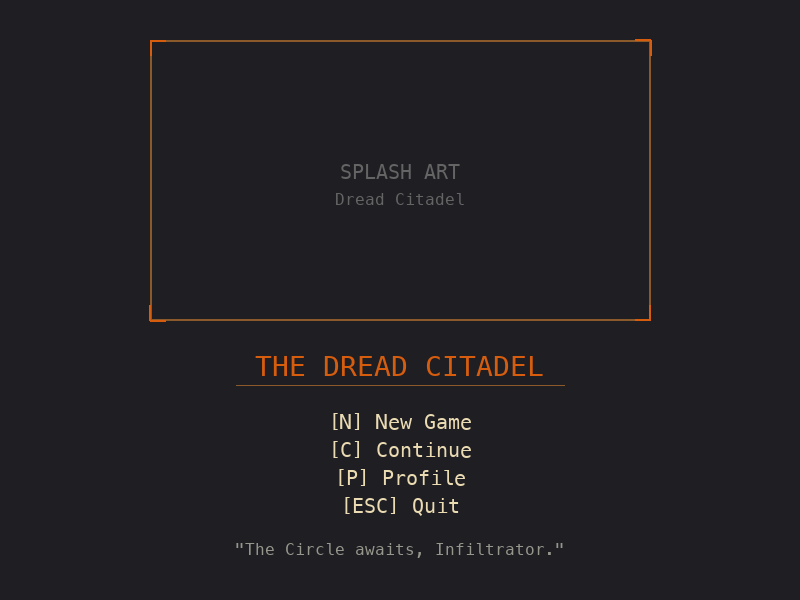

Source code (Python):
#!/usr/bin/env python3
"""Generate centered title screen wireframe."""

from PIL import Image, ImageDraw, ImageFont

# Canvas size (match game window)
WIDTH, HEIGHT = 800, 600
BG_COLOR = (30, 30, 35)
BORDER_COLOR = (139, 90, 43)  # Gruvbox orange-brown
TEXT_COLOR = (235, 219, 178)  # Gruvbox fg
ACCENT_COLOR = (214, 93, 14)  # Gruvbox orange

# Create image
img = Image.new('RGB', (WIDTH, HEIGHT), BG_COLOR)
draw = ImageDraw.Draw(img)

# Try to use a monospace font, fall back to default
try:
    font_large = ImageFont.truetype("/System/Library/Fonts/Menlo.ttc", 28)
    font_medium = ImageFont.truetype("/System/Library/Fonts/Menlo.ttc", 20)
    font_small = ImageFont.truetype("/System/Library/Fonts/Menlo.ttc", 16)
except:
    font_large = ImageFont.load_default()
    font_medium = font_large
    font_small = font_large

# === SPLASH ART PLACEHOLDER (large, centered) ===
art_width, art_height = 500, 280
art_x = (WIDTH - art_width) // 2
art_y = 40

# Draw art frame
draw.rectangle(
    [art_x, art_y, art_x + art_width, art_y + art_height],
    outline=BORDER_COLOR, width=2
)
# Corner accents
corner_len = 15
# Top-left
draw.line([(art_x, art_y), (art_x + corner_len, art_y)], fill=ACCENT_COLOR, width=2)
draw.line([(art_x, art_y), (art_x, art_y + corner_len)], fill=ACCENT_COLOR, width=2)
# Top-right
draw.line([(art_x + art_width, art_y), (art_x + art_width - corner_len, art_y)], fill=ACCENT_COLOR, width=2)
draw.line([(art_x + art_width, art_y), (art_x + art_width, art_y + corner_len)], fill=ACCENT_COLOR, width=2)
# Bottom-left
draw.line([(art_x, art_y + art_height), (art_x + corner_len, art_y + art_height)], fill=ACCENT_COLOR, width=2)
draw.line([(art_x, art_y + art_height), (art_x, art_y + art_height - corner_len)], fill=ACCENT_COLOR, width=2)
# Bottom-right
draw.line([(art_x + art_width, art_y + art_height), (art_x + art_width - corner_len, art_y + art_height)], fill=ACCENT_COLOR, width=2)
draw.line([(art_x + art_width, art_y + art_height), (art_x + art_width, art_y + art_height - corner_len)], fill=ACCENT_COLOR, width=2)

# Placeholder text
placeholder_text = "SPLASH ART"
placeholder_sub = "Dread Citadel"
bbox1 = draw.textbbox((0, 0), placeholder_text, font=font_medium)
bbox2 = draw.textbbox((0, 0), placeholder_sub, font=font_small)
draw.text(
    (art_x + (art_width - (bbox1[2] - bbox1[0])) // 2, art_y + art_height // 2 - 20),
    placeholder_text, fill=(100, 100, 100), font=font_medium
)
draw.text(
    (art_x + (art_width - (bbox2[2] - bbox2[0])) // 2, art_y + art_height // 2 + 10),
    placeholder_sub, fill=(100, 100, 100), font=font_small
)

# === TITLE (centered below art) ===
title_text = "THE DREAD CITADEL"
title_y = art_y + art_height + 30
bbox = draw.textbbox((0, 0), title_text, font=font_large)
title_width = bbox[2] - bbox[0]
draw.text(
    ((WIDTH - title_width) // 2, title_y),
    title_text, fill=ACCENT_COLOR, font=font_large
)
# Underline
line_y = title_y + 35
line_half = title_width // 2 + 20
draw.line([(WIDTH // 2 - line_half, line_y), (WIDTH // 2 + line_half, line_y)], fill=BORDER_COLOR, width=1)

# === MENU (centered) ===
menu_items = [
    "[N] New Game",
    "[C] Continue",
    "[P] Profile",
    "[ESC] Quit"
]
menu_start_y = title_y + 60
menu_spacing = 28

for i, item in enumerate(menu_items):
    bbox = draw.textbbox((0, 0), item, font=font_medium)
    item_width = bbox[2] - bbox[0]
    draw.text(
        ((WIDTH - item_width) // 2, menu_start_y + i * menu_spacing),
        item, fill=TEXT_COLOR, font=font_medium
    )

# === FLAVOR TEXT (centered at bottom) ===
flavor_text = '"The Circle awaits, Infiltrator."'
flavor_y = HEIGHT - 60
bbox = draw.textbbox((0, 0), flavor_text, font=font_small)
flavor_width = bbox[2] - bbox[0]
draw.text(
    ((WIDTH - flavor_width) // 2, flavor_y),
    flavor_text, fill=(150, 150, 140), font=font_small
)

# Save
output_path = "/Users/petermckernan/Projects/PatternForge/assets/images/review/needs_review/ui_mockup_title_v2.png"
img.save(output_path)
print(f"Saved: {output_path}")
